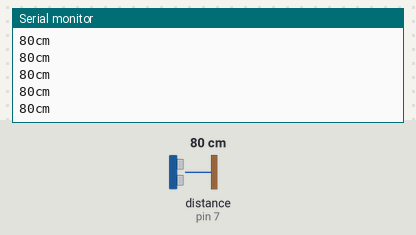
Recording of a sketch running on a simulated Arduino Uno, built with avr-gcc and run on an emulated ATmega328P. Shown: the last lines printed to the serial monitor. Wiring (inferred from the names in the program): ultrasonic range finder: trigger pin 6; echo pin 7. Inputs (shaded band) come from the test bench; at power-on: distance to the obstacle (sensor on pin 7) 80 cm. The echo pulse lasts 58.3 µs per cm.

Above: at 1.2 s.
1.3 s: distance to the obstacle (sensor on pin 7) set to 2 cm
At 1.59 s:
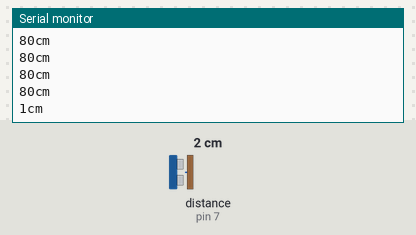
2.8 s: distance to the obstacle (sensor on pin 7) set to 4 cm
At 2.8 s:
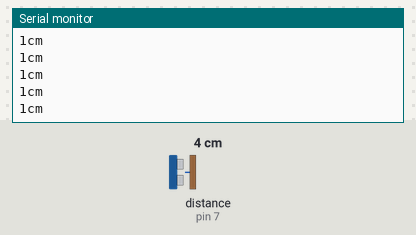
Timing chart, 0 to 5.8 s (numbered marks = the images above; inputs shaded):
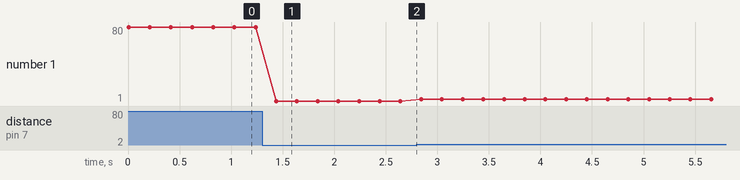

Measured:
- after the input at 1.3 s, the serial monitor: prints a new line after 0.14 s (image 1)
- plotted number 1: 80 → 1 after the input at 1.3 s, 1 → 3 after the input at 2.8 s

The sketch:

Distance_Measure.ino
```cpp
int vcc = 5; //attach pin 2 to vcc
int trig = 6; // attach pin 3 to Trig
int echo = 7; //attach pin 4 to Echo

void setup() {

pinMode (vcc,OUTPUT);
// initialize serial communication:
Serial.begin(9600);
}

void loop()
{
analogWrite(vcc, 255);
// establish variables for duration of the ping,
// and the distance result in inches and centimeters:
long duration, /*inches*/ cm;

// The PING))) is triggered by a HIGH pulse of 2 or more microseconds.
// Give a short LOW pulse beforehand to ensure a clean HIGH pulse:
pinMode(trig, OUTPUT);
digitalWrite(trig, LOW);
delayMicroseconds(3);
digitalWrite(trig, HIGH);
delayMicroseconds(10);
digitalWrite(trig, LOW);

// The same pin is used to read the signal from the PING))): a HIGH
// pulse whose duration is the time (in microseconds) from the sending
// of the ping to the reception of its echo off of an object.
pinMode(echo,INPUT);
duration = pulseIn(echo, HIGH);

// convert the time into a distance
//inches = microsecondsToInches(duration);
cm = microsecondsToCentimeters(duration);
//Serial.print(inches);
//Serial.print("in, ");
Serial.print(cm);
Serial.print("cm");
Serial.println();

delay(200);
}

/*long microsecondsToInches(long microseconds)
{
// According to Parallax's datasheet for the PING))), there are
// 73.746 microseconds per inch (i.e. sound travels at 1130 feet per
// second). This gives the distance travelled by the ping, outbound
// and return, so we divide by 2 to get the distance of the obstacle.
// See: http://www.parallax.com/dl/docs/prod/acc/28015-PI...
return microseconds / 74 / 2;
}*/

long microsecondsToCentimeters(long microseconds)
{
// The speed of sound is 340 m/s or 29 microseconds per centimeter.
// The ping travels out and back, so to find the distance of the
// object we take half of the distance travelled.
return microseconds / 29 / 2;
}
```
